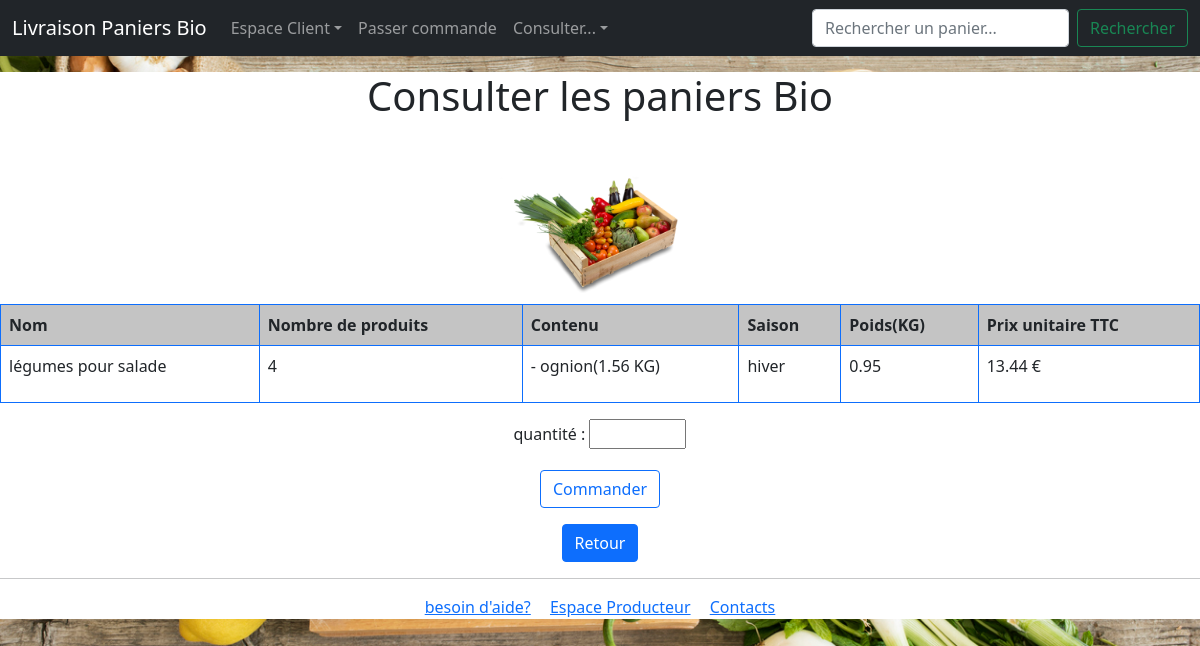
Page /vues/detailsDuPanier_Client.php?numPanier=14 on the committed database.
### tables this page shows
CREATE TABLE `panier` (
  `numPanier` int(4) NOT NULL,
  `nomPanier` varchar(60) DEFAULT NULL,
  `nbProduit` varchar(30) NOT NULL,
  `quantite` int(4) NOT NULL,
  `prixpanier` float NOT NULL,
  `poids` float DEFAULT NULL,
  `saison` varchar(25) DEFAULT NULL,
  `nomImg` varchar(100) DEFAULT NULL
);

CREATE TABLE `compopanier` (
  `numPanier` int(4) NOT NULL,
  `numProduit` int(4) NOT NULL,
  `qteProduitParArt` float DEFAULT NULL
);

CREATE TABLE `produit` (
  `numProduit` int(4) NOT NULL,
  `nomproduit` varchar(30) NOT NULL,
  `quantite` float NOT NULL,
  `prixproduit` float NOT NULL,
  `numTypeProduit` int(4) NOT NULL,
  `nomImg` varchar(100) DEFAULT NULL
);

### vues/detailsDuPanier_Client.php (the view, shortened to what this page needs)
<!DOCTYPE html>
<html lang="fr">
<head>
<link href="https://cdn.jsdelivr.net/npm/bootstrap@5.0.0-beta1/dist/css/bootstrap.min.css" rel="stylesheet">
</head>
   <body>
   </head>
   <body>
   <header>
  <nav class="navbar navbar-expand-md navbar-dark fixed-top bg-dark">
    <div class="container-fluid">
      <a class="navbar-brand" href="accueil.html">Livraison Paniers Bio</a>
      <div class="collapse navbar-collapse" id="navbarCollapse">
        <ul class="navbar-nav me-auto mb-2 mb-md-0">
          <li class="nav-item dropdown">
            <a class="nav-link dropdown-toggle" href="#" id="navbarDropdown" role="button" data-bs-toggle="dropdown" aria-expanded="false">Espace Client</a>
          </li>
          <li class="nav-item">
            <a class="nav-link" href="recapCommande.php">Passer commande</a>
          </li>
          <li class="nav-item dropdown">
          <a class="nav-link dropdown-toggle" href="#" id="navbarDropdown" role="button" data-bs-toggle="dropdown" aria-expanded="false">Consulter...</a>
          </li>
        </ul>
        <form class="d-flex">
          <input class="form-control me-2" type="search" placeholder="Rechercher un panier..." aria-label="Search">
          <button class="btn btn-outline-success" type="submit">Rechercher</button>
        </form>
      </div>
    </div>
  </nav>
    </header>
    <br />
<main>
<div class="position-relative m-5">
  <h1>Consulter les paniers Bio</h1>
</div>
<?php
require_once("../modeles/panier.php") ;
$cobd = new BD("projettutore") ;
$co = $cobd->connexion() ;
if(isset($_GET["numPanier"]))
{
  $numPanier = $_GET["numPanier"] ;
      $reqProduits = "SELECT nomPanier, nomImg FROM panier WHERE numPanier = '$numPanier'" ;
      $resultProuits = mysqli_query($co, $reqProduits) or die(mysqli_error($co)) ;
			if(mysqli_num_rows($resultProuits) >= 1)
			{
			  foreach($resultProuits as $image)
			  {
          echo "<div class='text-center'>" ;
            echo "<img src='../img/".$image['nomImg']."' class='img-fluid' width='200' height='200' alt='".$image['nomPanier']."'>" ;
          echo "</div>" ;
        }
      } else {
        echo "<p><i>Pas d'image pour ce panier</i></p>" ;
      }
} else {
  die("erreur pas de panier sélectionné") ;
}
?>
		<table class="table table-bordered border-primary">
			<thead>
				<tr>
					<th scope="col">Nom</th>
					<th scope="col">Nombre de produits</th>
					<th scope="col">Contenu</th>
					<th scope="col">Saison</th>
					<th scope="col">Poids(KG)</th>
					<th scope="col">Prix unitaire TTC</th>
				</tr>
			</thead>
			<tbody>
        <?php
        $tva = 1.2 ;
        $reqInfosPanier = "SELECT panier.nomPanier, panier.nbProduit, compopanier.qteProduitParArt, produit.nomproduit, panier.saison, panier.poids, panier.prixpanier FROM panier, compopanier, produit WHERE panier.numPanier = compopanier.numPanier AND compopanier.numProduit = produit.numProduit AND panier.numPanier = '$numPanier'" ;
        $resultInfosPanier = mysqli_query($co, $reqInfosPanier) or die(mysqli_error($co)) ;
        if(mysqli_num_rows($resultInfosPanier) >= 1)
        {
          foreach($resultInfosPanier as $info)
          {
            echo "<tr>" ;
            echo "<td>".$info['nomPanier']."</td>" ;
            echo "<td>".$info['nbProduit']."</td>" ;
            echo "<td><p> - ".$info['nomproduit']."(".$info['qteProduitParArt']." KG)</p></td>" ;
            echo "<td>".$info['saison']."</td>" ;
            echo "<td>".$info['poids']."</td>" ;
            echo "<td>".$tva * $info['prixpanier']." &euro;</td>" ;
            echo "</tr>" ;
          }
      }
      ?>
			</tbody>
        </table>
        <div class="text-center">
        <form method='post' action='../controleurs/commanderPanier.php'>
        <label for='test'class='form-label'> quantité :</label>
          <input type='number' name='qte' min='1' max="200">
        <input type='submit' name='valid' class='btn btn-outline-primary' value='Commander'> </form></p>
				<div class="text-center">
                <p>
                    <a href="consulterPaniers_Client.php"><button class="btn btn-primary">Retour</button></a>
                </p>
                </div>
                <hr>
			<a class="help" href="">besoin d'aide?</a>
			<a class="prod" href="connexionProducteur.html">Espace Producteur</a>
			<a class="contact" href="">Contacts</a>
</main>
 </body>
</html>

### vues/detailsDuPanier_Client.php (style rules this page uses)
.help { left: 20px; justify-content: center; padding: 15px; }
.contact { right: 20px; justify-content: center; padding: 15px; }
h1, h2, h3, h4 { text-align: center ; font-style:bold; }
body { background-image :url("../img/test.jpg") ; background-size:cover; }
table { background-color: white ; }
thead { background-color: #C4C4C4; }
main { background-color: white ; }

### rows in the picture
panier: nomImg (picture)
compopanier: numPanier.nomPanier "légumes pour salade", numPanier.nbProduit "4", numProduit.nomproduit "ognion", qteProduitParArt "1.56", numPanier.saison "hiver", numPanier.poids "0.95", $tva*$info['prixpanier'] "13.44"
